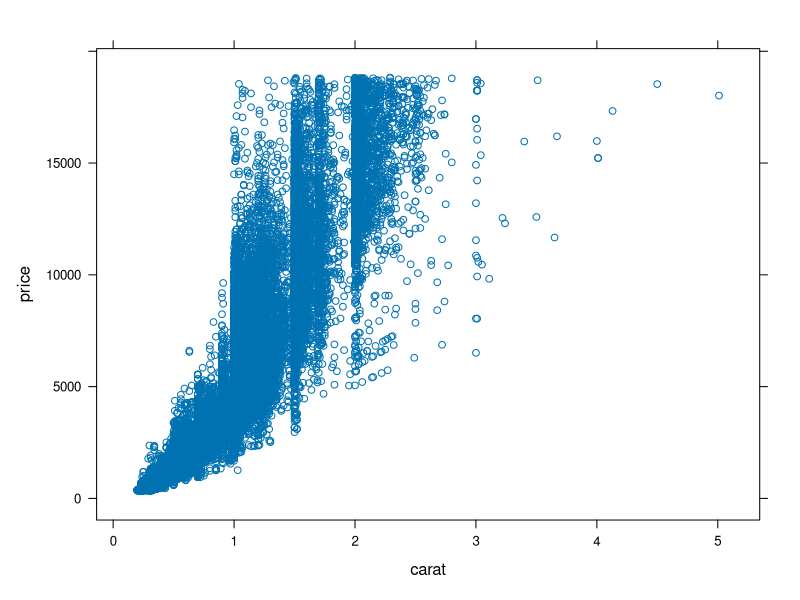
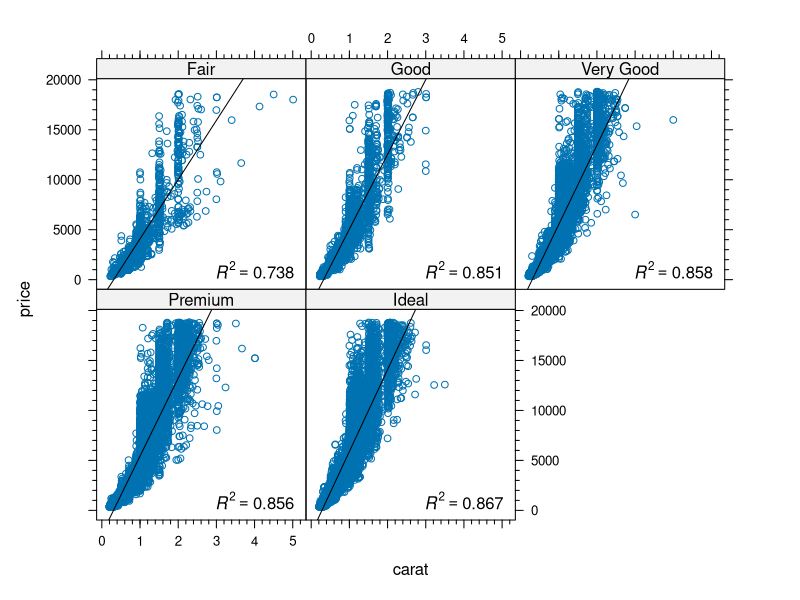
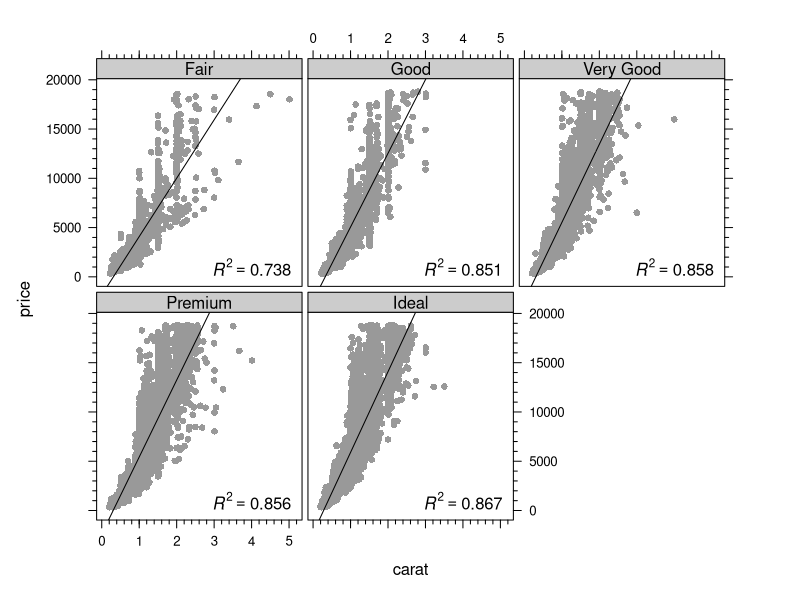
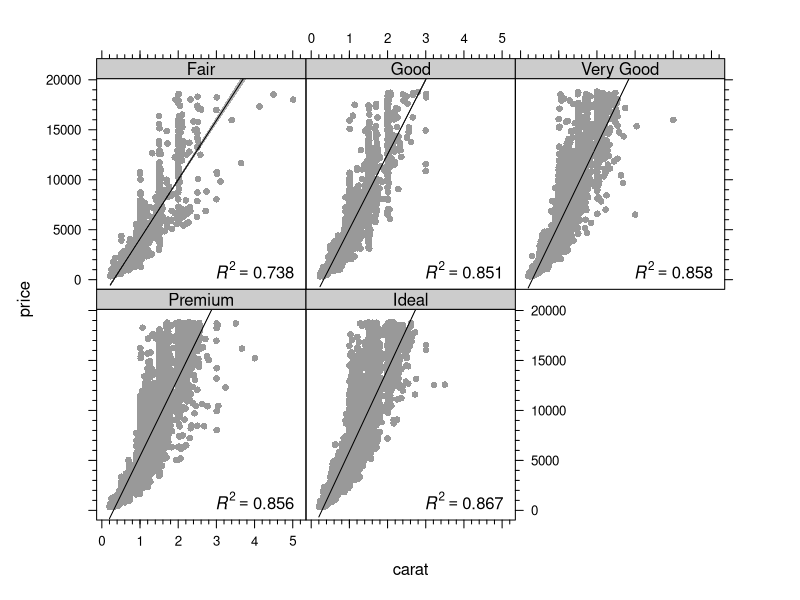

Write the R code that produced these figures, in order. (Note: this script raises an error after producing the figures.)
## ---- chunk 1
library(knitr)
## ---- chunk 2
knit_hooks$set(plot = function(x, options) {
  paste('<figure><img src="',
        opts_knit$get('base.url'), paste(x, collapse = '.'),
        '"><figcaption>', options$fig.cap, '</figcaption></figure>',
        sep = '')
})

fn = local({
  i = 0
  function(x) {
    i <<- i + 1
    paste('Figure ', i, ': ', x, sep = '')
  }
})
## ---- chunk 3
## here's a rather handy way of loading all packages that you need
## for your code to work in one go
libs <- c('ggplot2', 'latticeExtra', 'gridExtra', 'MASS', 
          'colorspace', 'plyr', 'Hmisc', 'scales')
lapply(libs, require, character.only = T)

## load the diamonds data set (comes with ggplot2)
data(diamonds)
## ---- chunk 4
str(diamonds)
## ---- chunk 5
diamonds.cheap <- subset(diamonds, price < 1000)
## ---- chunk 6
str(diamonds.cheap)
## ---- chunk 7
diamonds.premium <- subset(diamonds, cut == "Premium")
str(diamonds.premium)
## ---- chunk 8
diamonds.premium.and.cheap <- subset(diamonds, cut == "Premium" & 
                                   price <= 1000)
## ---- chunk 9
diamonds.premium.or.cheap <- subset(diamonds, cut == "Premium" | 
                                   price <= 1000)
## ---- chunk 10
str(diamonds.premium.and.cheap)
str(diamonds.premium.or.cheap)
## ---- chunk 11
ave.price.cut <- aggregate(diamonds$price, by = list(diamonds$cut), 
                           FUN = mean)
# by = ... needs a list, even if there is only one entry
## ---- chunk 12
ave.price.cut
## ---- chunk 13
ave.n.cut.color <- aggregate(diamonds$price, 
                             by = list(diamonds$cut,
                                       diamonds$color), 
                             FUN = length)
ave.n.cut.color
## ---- chunk 14
names(ave.n.cut.color) <- c("cut", "color", "n")
str(ave.n.cut.color)
## ---- chunk 15
sort(ave.n.cut.color$n)
## ---- chunk 16
ave.n.cut.color <- ave.n.cut.color[order(ave.n.cut.color$cut), ]
ave.n.cut.color
## ---- chunk 17
ave.n.cut.color <- ave.n.cut.color[order(ave.n.cut.color$cut,
                                         ave.n.cut.color$n), ]
ave.n.cut.color
## ---- chunk 18
ave.n.cut.color.price <- merge(ave.n.cut.color, ave.price.cut, 
                               by.x = "cut", by.y = "Group.1")
ave.n.cut.color.price
## ---- chunk 19
names(ave.price.cut) <- c("cut", "price")

set.seed(12)

df3 <- data.frame(cut = ave.price.cut$cut,
                  var1 = rnorm(nrow(ave.price.cut), 10, 2),
                  var2 = rnorm(nrow(ave.price.cut), 100, 20))

ave.n.cut.color.price <- Reduce(function(...) merge(..., all=T), 
                                list(ave.n.cut.color, 
                                     ave.price.cut,
                                     df3))
ave.n.cut.color.price
## ---- chunk 20
scatter.lattice <- xyplot(price ~ carat, data = diamonds)

scatter.lattice
## ---- chunk 21
scatter.lattice <- xyplot(price ~ carat | cut, 
                          data = diamonds, 
                          panel = function(x, y, ...) {
                            panel.xyplot(x, y, ...)
                            lm1 <- lm(y ~ x)
                            lm1sum <- summary(lm1)
                            r2 <- lm1sum$adj.r.squared
                            panel.abline(a = lm1$coefficients[1], 
                                         b = lm1$coefficients[2])
                            panel.text(labels = 
                                         bquote(italic(R)^2 == 
                                                  .(format(r2, 
                                                           digits = 3))),
                                       x = 4, y = 1000)
                            },
                          xscale.components = xscale.components.subticks,
                          yscale.components = yscale.components.subticks,
                          as.table = TRUE)

scatter.lattice
## ---- chunk 22
my.theme <- trellis.par.get()
my.theme$strip.background$col <- "grey80"
my.theme$plot.symbol$pch <- 16
my.theme$plot.symbol$col <- "grey60"
my.theme$plot.polygon$col <- "grey90"

l.sc <- update(scatter.lattice, par.settings = my.theme, 
               layout = c(3, 2),
               between = list(x = 0.3, y = 0.3))

print(l.sc)
## ---- chunk 23
scatter.lattice <- xyplot(price ~ carat | cut, 
                          data = diamonds, 
                          panel = function(x, y, ...) {
                            panel.xyplot(x, y, ...)
                            lm1 <- lm(y ~ x)
                            lm1sum <- summary(lm1)
                            r2 <- lm1sum$adj.r.squared
                            panel.text(labels = 
                                         bquote(italic(R)^2 == 
                                                  .(format(r2, 
                                                           digits = 3))),
                                       x = 4, y = 1000)
                            panel.smoother(x, y, method = "lm", 
                                           col = "black", 
                                           col.se = "black",
                                           alpha.se = 0.3)
                            },
                          xscale.components = xscale.components.subticks,
                          yscale.components = yscale.components.subticks,
                          as.table = TRUE)

l.sc <- update(scatter.lattice, par.settings = my.theme)

print(l.sc)
## ---- chunk 24
clrs.spec <- colorRampPalette(rev(brewer.pal(11, "Spectral")))
clrs.hcl <- function(n) {
  hcl(h = seq(230, 0, length.out = n), 
      c = 60, l = seq(10, 90, length.out = n), 
      fixup = TRUE)
  }

## function to plot a colour palette
pal <- function(col, border = "transparent", ...)
{
 n <- length(col)
 plot(0, 0, type="n", xlim = c(0, 1), ylim = c(0, 1),
      axes = FALSE, xlab = "", ylab = "", ...)
 rect(0:(n-1)/n, 0, 1:n/n, 1, col = col, border = border)
}
## ---- chunk 25
pal(clrs.spec(100))
## ---- chunk 26
pal(desaturate(clrs.spec(100)))
## ---- chunk 27
pal(rainbow(100))
## ---- chunk 28
pal(desaturate(rainbow(100)))
## ---- chunk 29
pal(clrs.hcl(100))
## ---- chunk 30
pal(desaturate(clrs.hcl(100)))
## ---- chunk 31
xy <- kde2d(x = diamonds$carat, y = diamonds$price, n = 100) 
xy.tr <- con2tr(xy)
offset <- max(xy.tr$z) * 0.2
z.range <- seq(min(xy.tr$z), max(xy.tr$z) + offset, offset * 0.01)

l.sc <- update(scatter.lattice, aspect = 1, par.settings = my.theme, 
               between = list(x = 0.3, y = 0.3),
               panel=function(x,y) {
                 xy <- kde2d(x,y, n = 100) 
                 xy.tr <- con2tr(xy)                 
                 panel.levelplot(xy.tr$x, xy.tr$y, xy.tr$z, asp = 1,
                                 subscripts = seq(nrow(xy.tr)), 
                                 contour = FALSE, region = TRUE, 
                                 col.regions = c("white", 
                                                 rev(clrs.hcl(10000))),
                                 at = z.range)
                 lm1 <- lm(y ~ x)
                 lm1sum <- summary(lm1)
                 r2 <- lm1sum$adj.r.squared
                 panel.abline(a = lm1$coefficients[1], 
                              b = lm1$coefficients[2])
                 panel.text(labels = 
                              bquote(italic(R)^2 == 
                                       .(format(r2, digits = 3))),
                            x = 4, y = 1000)
                 #panel.xyplot(x,y) 
                 } 
               ) 

print(l.sc)
## ---- chunk 32
l.sc.smooth <- update(scatter.lattice, aspect = 1, 
                      par.settings = my.theme, 
                      between = list(x = 0.3, y = 0.3),
                      panel = panel.smoothScatter)

print(l.sc.smooth)
## ---- chunk 33
scatter.ggplot <- ggplot(aes(x = carat, y = price), data = diamonds)

g.sc <- scatter.ggplot + geom_point()

print(g.sc)
## ---- chunk 34
g.sc <- scatter.ggplot + 
  geom_point() +
  facet_wrap(~ cut)

print(g.sc)
## ---- chunk 35
g.sc <- scatter.ggplot + 
  #geom_tile() +
  geom_point(colour = "grey60") +
  facet_wrap(~ cut, nrow = 2, ncol = 3) +
  theme_bw() +
  stat_smooth(method = "lm", se = TRUE, 
              fill = "black", colour = "black")

print(g.sc)
## ---- chunk 36
g.sc <- scatter.ggplot + 
  geom_tile() +
  #geom_point(colour = "grey60") +
  facet_wrap(~ cut, nrow = 3, ncol = 2) +
  theme_bw() +
  stat_density2d(aes(fill = ..density..), n = 100,
                 geom = "tile", contour = FALSE) +
  scale_fill_gradientn(colours = c("white",
                                   rev(clrs.hcl(100)))) +
  stat_smooth(method = "lm", se = FALSE, colour = "black") +
  coord_fixed(ratio = 5/30000)

print(g.sc)
## ---- chunk 37
bw.lattice <- bwplot(price ~ color, data = diamonds)

bw.lattice
## ---- chunk 38
bw.theme <- trellis.par.get()
bw.theme$box.dot$pch <- "|"
bw.theme$box.rectangle$col <- "black"
bw.theme$box.rectangle$lwd <- 2
bw.theme$box.rectangle$fill <- "grey90"
bw.theme$box.umbrella$lty <- 1
bw.theme$box.umbrella$col <- "black"
bw.theme$plot.symbol$col <- "grey40"
bw.theme$plot.symbol$pch <- "*"
bw.theme$plot.symbol$cex <- 2
bw.theme$strip.background$col <- "grey80"

l.bw <- update(bw.lattice, par.settings = bw.theme)

print(l.bw)
## ---- chunk 39
bw.lattice <- bwplot(price ~ color | cut, data = diamonds,
                     asp = 1, as.table = TRUE, varwidth = TRUE)
l.bw <- update(bw.lattice, par.settings = bw.theme, xlab = "color", 
               fill = clrs.hcl(7),
               xscale.components = xscale.components.subticks,
               yscale.components = yscale.components.subticks)

print(l.bw)
## ---- chunk 40
bw.ggplot <- ggplot(diamonds, aes(x = color, y = price))

g.bw <- bw.ggplot + geom_boxplot()

print(g.bw)
## ---- chunk 41
bw.ggplot <- ggplot(diamonds, aes(x = color, y = price))

g.bw <- bw.ggplot + 
  geom_boxplot(fill = "grey90") +
  theme_bw() +
  facet_wrap(~ cut)

print(g.bw)
## ---- chunk 42
w <- sqrt(table(diamonds$color)/nrow(diamonds))
### standardise w to maximum value
w <- w / max(w)

g.bw <- bw.ggplot + 
  facet_wrap(~ cut) +
  llply(unique(diamonds$color), 
        function(i) geom_boxplot(fill = clrs.hcl(7)[i],
                                 width = w[i], outlier.shape = "*",
                                 outlier.size = 3,
                                 data = subset(diamonds, color == i))) +
  theme_bw()

print(g.bw)
## ---- chunk 43
hist.lattice <- histogram(~ price, data = diamonds)
hist.lattice
## ---- chunk 44
dens.lattice <- densityplot(~ price, data = diamonds)
dens.lattice
## ---- chunk 45
hist.lattice <- histogram(~ price | color, 
                          data = diamonds,
                          as.table = TRUE,
                          par.settings = my.theme)

l.his <- hist.lattice

print(l.his)
## ---- chunk 46
dens.lattice <- densityplot(~ price | cut + color, 
                            data = diamonds,
                            as.table = TRUE,
                            par.settings = my.theme,
                            plot.points = FALSE,
                            between = list(x = 0.2, y = 0.2),
                            scales = list(x = list(rot = 45)))

l.den <- useOuterStrips(dens.lattice)

print(l.den)
## ---- chunk 47
hist.ggplot <- ggplot(diamonds, aes(x = price))

g.his <- hist.ggplot +
  geom_histogram()

print(g.his)
## ---- chunk 48
dens.ggplot <- ggplot(diamonds, aes(x = price))

g.den <- dens.ggplot +
  geom_density(fill = "black", alpha = 0.5)

print(g.den)
## ---- chunk 49
g.his <- hist.ggplot +
  geom_histogram(aes(y = ..ncount..)) +
  scale_y_continuous(labels = percent_format()) +
  facet_grid(color ~ cut) + 
  ylab("Percent")

print(g.his)
## ---- chunk 50
dens.ggplot <- ggplot(diamonds, aes(x = price))

g.den <- dens.ggplot +
  geom_density(fill = "black", alpha = 0.5) +
  facet_grid(color ~ cut) +
  theme_bw() +
  theme(axis.text.x = element_text(angle = 45, hjust = 1))

print(g.den)
## ---- chunk 51
my.theme$dot.symbol$col <- "black"
my.theme$dot.symbol$cex <- 1.5
my.theme$plot.line$col <- "black"
my.theme$plot.line$lwd <- 1.5

dmod <- lm(price ~ cut, data = diamonds)
cuts <- data.frame(cut = unique(diamonds$cut), 
                   predict(dmod, data.frame(cut = unique(diamonds$cut)), 
                           se = TRUE)[c("fit", "se.fit")])

errbar.lattice <- Hmisc::Dotplot(cut ~ Cbind(fit, 
                                             fit + se.fit, 
                                             fit - se.fit),
                                 data = cuts, 
                                 par.settings = my.theme)

l.err <- errbar.lattice

print(l.err)
## ---- chunk 52
errbar.ggplot <- ggplot(cuts, aes(cut, fit, ymin = fit - se.fit, 
                                  ymax=fit + se.fit))
g.err <- errbar.ggplot + 
  geom_pointrange() +
  coord_flip() +
  theme_classic()

print(g.err)
## ---- chunk 53
g.err <- errbar.ggplot + 
  geom_bar(fill = "grey80") +
  geom_errorbar(width = 0.2) +
  coord_flip() +
  theme_classic()

print(g.err)
## ---- chunk 54
errbar.ggplot.facets <- ggplot(diamonds, aes(x = color, y = price))

## function to calculate the standard error of the mean
se <- function(x) sd(x)/sqrt(length(x))

## function to be applied to each panel/facet
my.fun <- function(x) {
  data.frame(ymin = mean(x) - se(x), 
             ymax = mean(x) + se(x), 
             y = mean(x))
  }

g.err.f <- errbar.ggplot.facets + 
  stat_summary(fun.y = mean, geom = "bar", 
               fill = clrs.hcl(7)) + 
  stat_summary(fun.data = my.fun, geom = "linerange") + 
  facet_wrap(~ cut) +
  theme_bw()

print(g.err.f)

## ---- chunk 55
# this is needed to keep the graphical device open so that we can build 
# our layered grid figure
opts_knit$set(global.device = TRUE)
## ---- chunk 56
grid.newpage()
## ---- chunk 57
grid.rect()
grid.text("this is the root vp", x = 0.5, y = 1, 
          just = c("centre", "top"))

our.first.vp <- viewport(x = 0.5, y = 0.5, 
                         height = 0.5, width = 0.5,
                         just = c("centre", "centre"))

pushViewport(our.first.vp)

grid.rect(gp = gpar(fill = "pink"))
grid.text("this is our first vp", x = 0.5, y = 1, 
          just = c("centre", "top"))
## ---- chunk 58
our.first.vp <- viewport(x = 0.5, y = 0.5, 
                         height = 0.5, width = 0.5,
                         just = c("centre", "centre"))

pushViewport(our.first.vp)

grid.rect(gp = gpar(fill = "cornflowerblue"))
## ---- chunk 59
for (i in 1:10) {
  our.first.vp <- viewport(x = 0.5, y = 0.5, 
                           height = 0.5, width = 0.5,
                           just = c("centre", "centre"))
  
  pushViewport(our.first.vp)
  
  grid.circle(gp = gpar(fill = "cornflowerblue"))
  }
## ---- chunk 60
upViewport(12)

current.viewport()
## ---- chunk 61
top.left.vp <- viewport(x = 0.25, y = 0.75, 
                        height = 0.25, width = 0.25,
                        just = c("right", "bottom"))

pushViewport(top.left.vp)

grid.rect(gp = gpar(fill = "grey", alpha = 0.5))
## ---- chunk 62
# close the graphical device again
opts_knit$set(global.device = FALSE)
## ---- chunk 63
## clear plot area
grid.newpage()

## define first plotting region (viewport)
vp1 <- viewport(x = 0, y = 0, 
                height = 0.5, width = 0.5,
                just = c("left", "bottom"),
                name = "lower left")

## enter vp1 
pushViewport(vp1)

## show the plotting region (viewport extent)
grid.rect(gp = gpar(fill = "red", alpha = 0.2))

## plot a plot - needs to be printed (and newpage set to FALSE)!!!
print(l.bw, newpage = FALSE)

## leave vp1 - up one level (into root vieport)
upViewport(1)

## define second plot area
vp2 <- viewport(x = 1, y = 0, 
                height = 0.5, width = 0.5,
                just = c("right", "bottom"),
                name = "lower right")

## enter vp2
pushViewport(vp2)

## show the plotting region (viewport extent)
grid.rect(gp = gpar(fill =  "white", alpha = 0.2))

## plot another plot
print(g.bw, newpage = FALSE)

## leave vp2
upViewport(1)


vp3 <- viewport(x = 0, y = 1, 
                height = 0.5, width = 0.5,
                just = c("left", "top"),
                name = "upper left")

pushViewport(vp3)

## show the plotting region (viewport extent)
grid.rect(gp = gpar(fill =  "green", alpha = 0.2))

print(l.sc, newpage = FALSE)

upViewport(1)


vp4 <- viewport(x = 1, y = 1, 
                height = 0.5, width = 0.5,
                just = c("right", "top"),
                name = "upper right")

pushViewport(vp4)

## show the plotting region (viewport extent)
grid.rect(gp = gpar(fill =  "black", alpha = 0.2))

print(g.sc, newpage = FALSE)

upViewport(1)
## ---- chunk 64
grid.newpage()
#grid.rect()
print(l.sc, newpage = FALSE)
#grid.rect()
downViewport(trellis.vpname(name = "figure"))
#grid.rect()
vp1 <- viewport(x = 1, y = 0, 
                height = 0.5, width = 0.3,
                just = c("right", "bottom"),
                name = "legend.vp")

pushViewport(vp1)
#grid.rect()

vp1.1 <- viewport(x = 0.2, y = 0.5, 
                  height = 0.7, width = 0.5,
                  just = c("left", "centre"),
                  name = "legend.key")

pushViewport(vp1.1)
#grid.rect()

xy <- kde2d(x = diamonds$carat, y = diamonds$price, n = 100) 
xy.tr <- con2tr(xy)
offset <- max(xy.tr$z) * 0.01
z.range <- seq(min(xy.tr$z), max(xy.tr$z) + 50 * offset, offset)

key <- draw.colorkey(key = list(col = c("white", rev(clrs.hcl(10000))),
                                at = z.range), draw = TRUE)

seekViewport("legend.vp")
#grid.rect()
vp1.2 <- viewport(x = 1, y = 0.5, 
                  height = 1, width = 0.3,
                  just = c("right", "centre"),
                  name = "legend.text", angle = 0)

pushViewport(vp1.2)
#grid.rect()

grid.text("estimated point density", 
          x = 0, y = 0.5, rot = 270, 
          just = c("centre", "bottom"))

upViewport(3)
